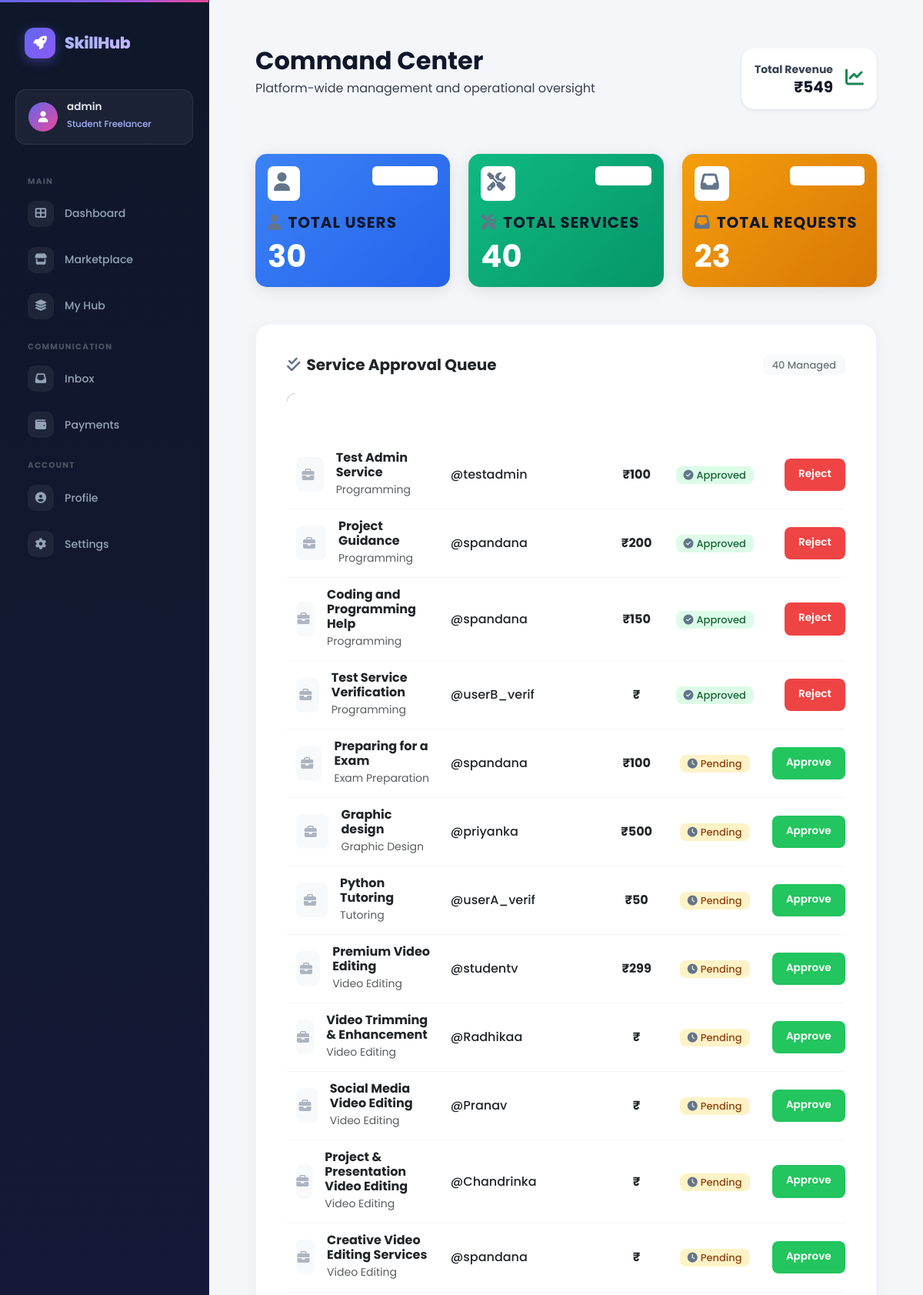
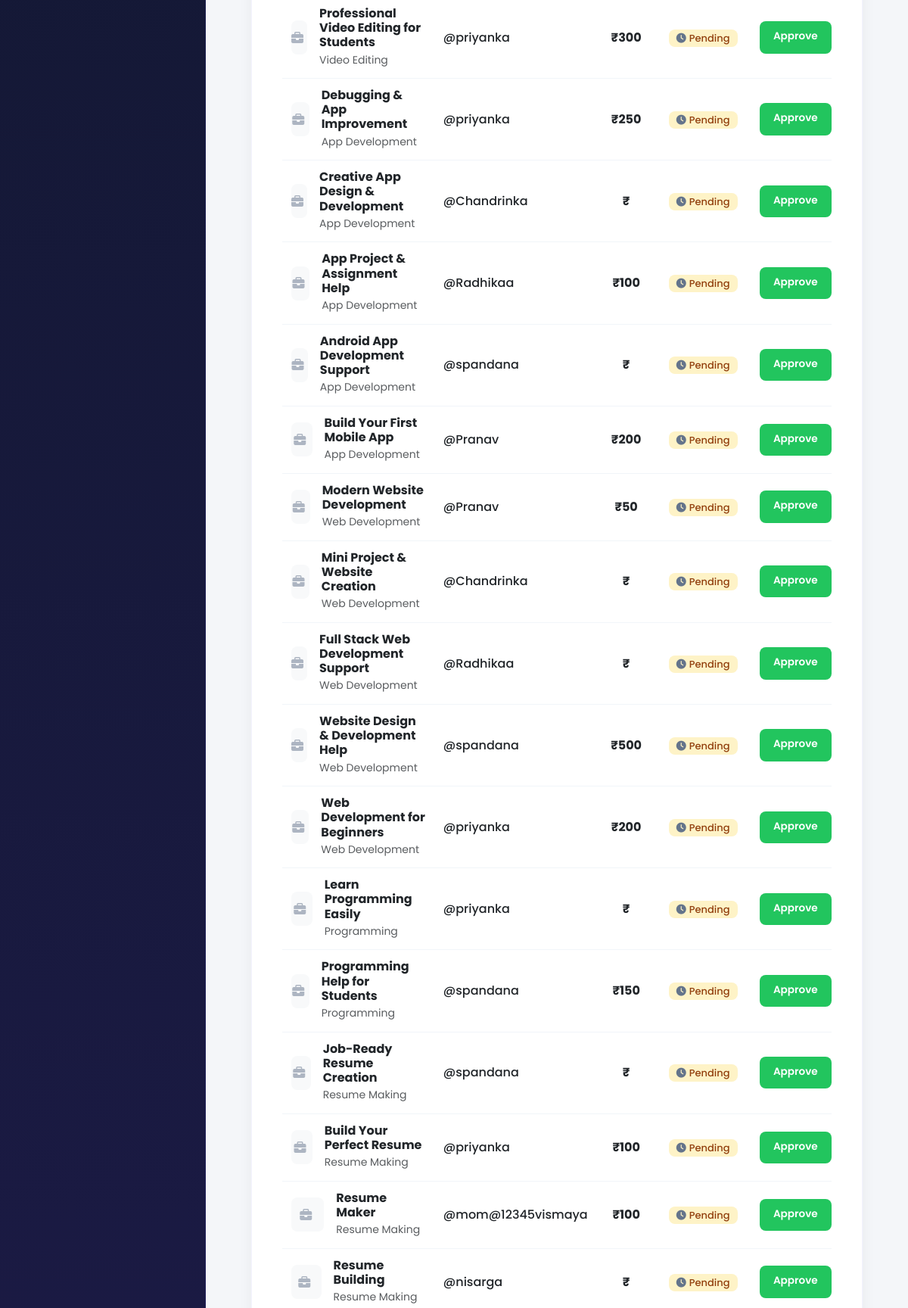
Page /admin-dashboard/ (signed in, upper part) on the committed database (2 pictures, top to bottom).
### skills/models.py (models this page shows, shortened)
class Service(models.Model):
    user = models.ForeignKey(User, on_delete=models.CASCADE, related_name='services')
    title = models.CharField(max_length=200)
    description = models.TextField()
    category = models.CharField(max_length=50, choices=CATEGORY_CHOICES)
    image = models.ImageField(upload_to='service_images/', blank=True, null=True)
    payment_type = models.CharField(max_length=20, choices=PAYMENT_TYPE_CHOICES)
    price = models.DecimalField(max_digits=10, decimal_places=2, null=True, blank=True)
    location = models.CharField(max_length=100, choices=LOCATION_CHOICES, help_text="City where this service is available")
    service_type = models.CharField(max_length=20, choices=SERVICE_TYPE_CHOICES, default='Online', help_text="Online or Offline delivery")
    payment_method = models.CharField(max_length=50, choices=PAYMENT_METHOD_CHOICES, default='cash')
    delivery_time = models.CharField(max_length=50, choices=DELIVERY_CHOICES, default='negotiable')
    custom_category = models.CharField(max_length=50, blank=True, null=True)
    is_approved = models.BooleanField(default=False)
    created_at = models.DateTimeField(auto_now_add=True)
    class Meta:
        ordering = ['-created_at']
    @property
    def avg_rating(self):
        if hasattr(self, '_avg_rating'):
            return self._avg_rating
        from django.db.models import Avg
        avg = self.reviews.aggregate(Avg('rating'))['rating__avg']
        return avg if avg else 0

### skills/views.py (the view)
# urls.py: path('admin-dashboard/', views.admin_dashboard, name='admin_dashboard'),
@login_required
def admin_dashboard(request):
    if not request.user.is_staff and not request.user.is_superuser:
        messages.error(request, "Permission denied. Admins only.")
        return redirect('home')
    total_users = User.objects.count()
    total_services = Service.objects.count()
    total_requests = Request.objects.count()
    total_revenue = Payment.objects.filter(status='success').aggregate(Sum('amount'))['amount__sum'] or 0
    users = User.objects.all().order_by('-date_joined')
    services = Service.objects.select_related('user').order_by('-created_at')
    requests = Request.objects.select_related('sender', 'receiver', 'service').order_by('-created_at')
    recent_payments = Payment.objects.filter(status='success').order_by('-timestamp')[:5]
    context = {
        'total_users': total_users,
        'total_services': total_services,
        'total_requests': total_requests,
        'total_revenue': total_revenue,
        'users': users,
        'services': services,
        'requests': requests,
        'recent_payments': recent_payments,
    }
    return render(request, 'admin_dashboard.html', context)

### templates/admin_dashboard.html (shortened to what this page needs)
{% extends 'dashboard_base.html' %}
{% block content %}
<div class="admin-dashboard animate__animated animate__fadeIn" style="padding: 20px;">
    <div class="d-flex justify-content-between align-items-center mb-5 pb-2">
        <div>
            <h1 class="h2 fw-800 mb-1" style="color: var(--text-main);">Command Center</h1>
            <p style="color: var(--text-label);">Platform-wide management and operational oversight</p>
        </div>
        <div class="p-3 bg-white rounded-4 shadow-sm border border-light d-none d-md-flex align-items-center">
            <div class="text-end me-3">
                <p class="small mb-0" style="color: var(--text-label); font-weight: bold;">Total Revenue</p>
                <h5 class="fw-bold mb-0" style="color: var(--text-main);">₹{{ total_revenue|floatformat:0 }}</h5>
            </div>
            <div class="stat-icon-mini bg-success-soft">
                <i class="fas fa-chart-line text-success fs-4"></i>
            </div>
        </div>
    </div>
    <div class="row g-4 mb-5">
        <div class="col-md-4">
            <div class="card border-0 shadow-sm overflow-hidden h-100 card-stat-custom bg-gradient-users" style="background: linear-gradient(135deg, #3b82f6, #2563eb); border-radius: 15px; padding: 20px;">
                <div class="card-body p-0 text-white">
                    <div class="d-flex justify-content-between align-items-start mb-3">
                        <div class="bg-white bg-opacity-20 p-2 rounded-3">
                            <i class="fas fa-user fs-4 text-white"></i>
                        </div>
                        <span class="badge bg-white bg-opacity-20 text-white border-0 px-3 py-1 rounded-pill small">Members</span>
                    </div>
                    <h6 class="fw-bold text-uppercase tracking-wider mb-2" style="color: white; font-size: 20px;"><i class="fas fa-user me-2"></i>Total Users</h6>
                    <h2 class="fw-800 text-white mb-0 counter" style="font-size: 2.5rem;">{{ total_users }}</h2>
                </div>
            </div>
        </div>
        <div class="col-md-4">
            <div class="card border-0 shadow-sm overflow-hidden h-100 card-stat-custom bg-gradient-services" style="background: linear-gradient(135deg, #10b981, #059669); border-radius: 15px; padding: 20px;">
                <div class="card-body p-0 text-white">
                    <div class="d-flex justify-content-between align-items-start mb-3">
                        <div class="bg-white bg-opacity-20 p-2 rounded-3">
                            <i class="fas fa-tools fs-4 text-white"></i>
                        </div>
                        <span class="badge bg-white bg-opacity-20 text-white border-0 px-3 py-1 rounded-pill small">Listings</span>
                    </div>
                    <h6 class="fw-bold text-uppercase tracking-wider mb-2" style="color: white; font-size: 20px;"><i class="fas fa-tools me-2"></i>Total Services</h6>
                    <h2 class="fw-800 text-white mb-0 counter" style="font-size: 2.5rem;">{{ total_services }}</h2>
                </div>
            </div>
        </div>
        <div class="col-md-4">
            <div class="card border-0 shadow-sm overflow-hidden h-100 card-stat-custom bg-gradient-requests" style="background: linear-gradient(135deg, #f59e0b, #d97706); border-radius: 15px; padding: 20px;">
                <div class="card-body p-0 text-white">
                    <div class="d-flex justify-content-between align-items-start mb-3">
                        <div class="bg-white bg-opacity-20 p-2 rounded-3">
                            <i class="fas fa-inbox fs-4 text-white"></i>
                        </div>
                        <span class="badge bg-white bg-opacity-20 text-white border-0 px-3 py-1 rounded-pill small">Active Flow</span>
                    </div>
                    <h6 class="fw-bold text-uppercase tracking-wider mb-2" style="color: white; font-size: 20px;"><i class="fas fa-inbox me-2"></i>Total Requests</h6>
                    <h2 class="fw-800 text-white mb-0 counter" style="font-size: 2.5rem;">{{ total_requests }}</h2>
                </div>
            </div>
        </div>
    </div>
    <div class="row g-5">
        <div class="col-12 mb-4">
            <div class="card border-0 shadow-sm rounded-4 overflow-hidden">
                <div class="card-header bg-white border-0 pt-4 px-4 pb-0 d-flex justify-content-between align-items-center">
                    <h5 class="fw-bold text-dark mb-0"><i class="fas fa-check-double text-primary me-2"></i>Service Approval Queue</h5>
                    <span class="badge bg-light text-secondary rounded-pill px-3">{{ services.count }} Managed</span>
                </div>
                <div class="card-body p-4">
                    <div class="table-responsive">
                        <table class="table table-hover align-middle custom-table mb-0">
                            <thead>
                                <tr class="small">
                                    <th class="border-0 ps-0">Service Title</th>
                                    <th class="border-0">Provider</th>
                                    <th class="border-0 text-center">Pricing</th>
                                    <th class="border-0 text-center">Current Status</th>
                                    <th class="border-0 text-end pe-0">Moderation</th>
                                </tr>
                            </thead>
                            <tbody>
                                {% for service in services %}
                                <tr>
                                    <td class="ps-0 py-3">
                                        <div class="d-flex align-items-center">
                                            <div class="bg-light rounded-3 me-3 d-flex align-items-center justify-content-center" style="width: 45px; height: 45px;">
                                                <i class="fas fa-briefcase text-primary opacity-50"></i>
                                            </div>
                                            <div>
                                                <h6 class="fw-bold text-dark mb-0">{{ service.title }}</h6>
                                                <small class="text-muted">{{ service.get_category_display }}</small>
                                            </div>
                                        </div>
                                    </td>
                                    <td>
                                        <span class="fw-medium text-dark">@{{ service.user.username }}</span>
                                    </td>
                                    <td class="text-center">
                                        <span class="fw-bold text-dark">₹{{ service.price|floatformat:0 }}</span>
                                    </td>
                                    <td class="text-center">
                                        {% if service.is_approved %}
                                        <span class="badge badge-status-approved">
                                            <i class="fas fa-check-circle me-1"></i> Approved
                                        </span>
                                        {% else %}
                                        <span class="badge badge-status-pending">
                                            <i class="fas fa-clock me-1"></i> Pending
                                        </span>
                                        {% endif %}
                                    </td>
                                    <td class="text-end pe-0">
                                        <div class="d-flex justify-content-end gap-2">
                                            {% if not service.is_approved %}
                                            <a href="{% url 'approve_service' service.pk %}" class="btn btn-sm btn-approve-admin">
                                                Approve
                                            </a>
                                            {% else %}
                                            <a href="{% url 'reject_service' service.pk %}" class="btn btn-sm btn-reject-admin"
                                               onclick="return confirm('Suspend this service?')">
                                                Reject
                                            </a>
                                            {% endif %}
                                        </div>
                                    </td>
                                </tr>
                                {% empty %}
                                <tr>
                                    <td colspan="5" class="text-center py-5 text-muted small italic">Queue is empty.</td>
                                </tr>
                                {% endfor %}
                            </tbody>
                        </table>
                    </div>
                </div>
            </div>
        </div>
    </div>
</div>
{% endblock %}

### templates/dashboard_base.html (shortened to what this page needs)
<!DOCTYPE html>
<html lang="en">
<head>
    <link rel="stylesheet" href="https://cdnjs.cloudflare.com/ajax/libs/font-awesome/6.4.0/css/all.min.css">
    <link href="https://cdn.jsdelivr.net/npm/bootstrap@5.3.0/dist/css/bootstrap.min.css" rel="stylesheet">
    <link href="https://unpkg.com/aos@2.3.1/dist/aos.css" rel="stylesheet">
    {% load static %}
    <link rel="stylesheet" href="{% static 'css/style.css' %}">
</head>
<body>
    <div class="dashboard-wrapper" id="dashWrapper">
        <aside class="dashboard-sidebar" id="dashSidebar">
            <a href="{% url 'home' %}" class="brand-logo">
                <div class="logo-icon"><i class="fas fa-rocket"></i></div>
                <span class="logo-text">SkillHub</span>
            </a>
            <div class="sidebar-profile">
                <div class="sidebar-avatar"><i class="fas fa-user"></i></div>
                <div>
                    <span class="name">{{ user.get_full_name|default:user.username }}</span>
                    <span class="role">Student Freelancer</span>
                </div>
            </div>
            <nav class="flex-grow-1">
                <div class="nav-section-label">Main</div>
                <ul class="list-unstyled mb-0">
                    <li>
                        <a href="{% url 'dashboard' %}" class="nav-link-custom {% if request.path == '/dashboard/' %}active{% endif %}">
                            <div class="nav-icon"><i class="fas fa-th-large"></i></div>
                            Dashboard
                        </a>
                    </li>
                    <li>
                        <a href="{% url 'services' %}" class="nav-link-custom {% if request.path == '/services/' %}active{% endif %}">
                            <div class="nav-icon"><i class="fas fa-store"></i></div>
                            Marketplace
                        </a>
                    </li>
                    <li>
                        <a href="{% url 'my_hub' %}" class="nav-link-custom {% if request.path == '/hub/' %}active{% endif %}">
                            <div class="nav-icon"><i class="fas fa-layer-group"></i></div>
                            My Hub
                        </a>
                    </li>
                </ul>
                <div class="nav-section-label">Communication</div>
                <ul class="list-unstyled mb-0">
                    <li>
                        <a href="{% url 'inbox' %}" class="nav-link-custom {% if request.path == '/inbox/' %}active{% endif %}">
                            <div class="nav-icon"><i class="fas fa-inbox"></i></div>
                            Inbox
                        </a>
                    </li>
                    <li>
                        <a href="{% url 'payment_history' %}" class="nav-link-custom {% if request.path == '/payments/' %}active{% endif %}">
                            <div class="nav-icon"><i class="fas fa-wallet"></i></div>
                            Payments
                        </a>
                    </li>
                </ul>
                <div class="nav-section-label">Account</div>
                <ul class="list-unstyled mb-0">
                    <li>
                        <a href="{% url 'profile' user.username %}" class="nav-link-custom {% if '/profile/' in request.path %}active{% endif %}">
                            <div class="nav-icon"><i class="fas fa-user-circle"></i></div>
                            Profile
                        </a>
                    </li>
                    <li>
                        <a href="{% url 'edit_profile' %}" class="nav-link-custom">
                            <div class="nav-icon"><i class="fas fa-cog"></i></div>
                            Settings
                        </a>
                    </li>
                </ul>
            </nav>
        </aside>
        <main class="dashboard-main">
            {% block content %}{% endblock %}
        </main>
    </div>
</body>
</html>

### rows in the picture
Service: title "Test Admin Service", category "Programming", user.username "testadmin", price "100", is_approved True (drawn)
Service: title "Project Guidance", category "Programming", user.username "spandana", price "200", is_approved True (drawn)
Service: title "Coding and Programming Help", category "Programming", user.username "spandana", price "150", is_approved True (drawn)
Service: title "Test Service Verification", category "Programming", user.username "userB_verif", is_approved True (drawn)
Service: title "Preparing for a Exam", category "Exam Preparation", user.username "spandana", price "100", is_approved False (drawn)
Service: title "Graphic design", category "Graphic Design", user.username "priyanka", price "500", is_approved False (drawn)
Service: title "Python Tutoring", category "Tutoring", user.username "userA_verif", price "50", is_approved False (drawn)
Service: title "Premium Video Editing", category "Video Editing", user.username "studentv", price "299", is_approved False (drawn)
Service: title "Video Trimming & Enhancement", category "Video Editing", user.username "Radhikaa", is_approved False (drawn)
Service: title "Social Media Video Editing", category "Video Editing", user.username "Pranav", is_approved False (drawn)
Service: title "Project & Presentation Video Editing", category "Video Editing", user.username "Chandrinka", is_approved False (drawn)
Service: title "Creative Video Editing Services", category "Video Editing", user.username "spandana", is_approved False (drawn)
Service: title "Professional Video Editing for Students", category "Video Editing", user.username "priyanka", price "300", is_approved False (drawn)
Service: title "Debugging & App Improvement", category "App Development", user.username "priyanka", price "250", is_approved False (drawn)
Service: title "Creative App Design & Development", category "App Development", user.username "Chandrinka", is_approved False (drawn)
Service: title "App Project & Assignment Help", category "App Development", user.username "Radhikaa", price "100", is_approved False (drawn)
Service: title "Android App Development Support", category "App Development", user.username "spandana", is_approved False (drawn)
Service: title "Build Your First Mobile App", category "App Development", user.username "Pranav", price "200", is_approved False (drawn)
Service: title "Modern Website Development", category "Web Development", user.username "Pranav", price "50", is_approved False (drawn)
Service: title "Mini Project & Website Creation", category "Web Development", user.username "Chandrinka", is_approved False (drawn)
Service: title "Full Stack Web Development Support", category "Web Development", user.username "Radhikaa", is_approved False (drawn)
Service: title "Website Design & Development Help", category "Web Development", user.username "spandana", price "500", is_approved False (drawn)
Service: title "Web Development for Beginners", category "Web Development", user.username "priyanka", price "200", is_approved False (drawn)
Service: title "Learn Programming Easily", category "Programming", user.username "priyanka", is_approved False (drawn)
Service: title "Programming Help for Students", category "Programming", user.username "spandana", price "150", is_approved False (drawn)
Service: title "Job-Ready Resume Creation", category "Resume Making", user.username "spandana", is_approved False (drawn)
Service: title "Build Your Perfect Resume", category "Resume Making", user.username "priyanka", price "100", is_approved False (drawn)
Service: title "Resume Maker", category "Resume Making", user.username "mom@12345vismaya", price "100", is_approved False (drawn)
Service: title "Resume Building", category "Resume Making", user.username "nisarga", is_approved False (drawn)

### other values in the picture
{{ user.get_full_name|default:user.username }} "admin"
{{ total_revenue|floatformat:0 }} "549"
{{ total_users }} "30"
{{ total_services }} "40"
{{ total_requests }} "23"
{{ services.count }} "40"
